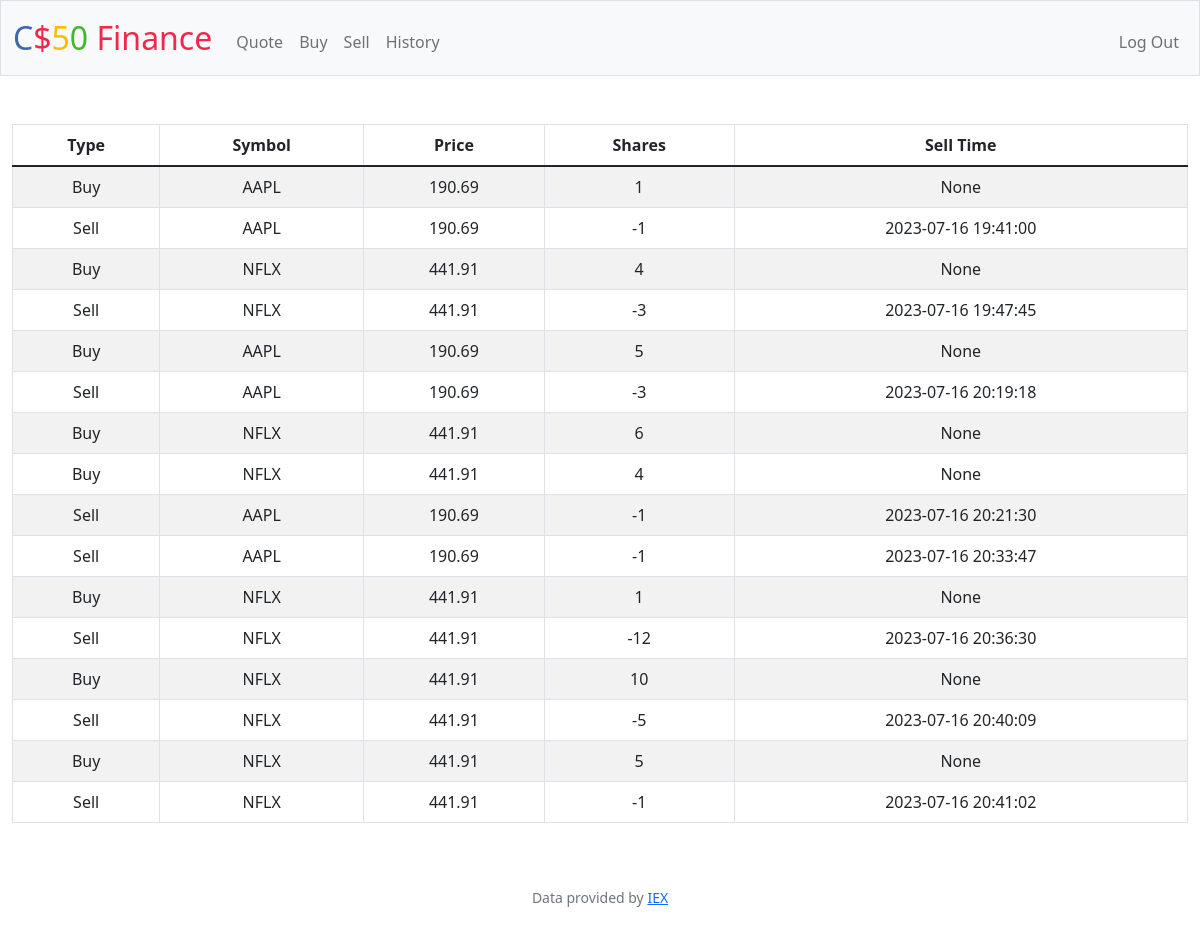
The app's page /history (signed in) with its own data.
### tables this page shows
CREATE TABLE transactions (
    id INTEGER PRIMARY KEY AUTOINCREMENT,
    user_id INTEGER NOT NULL,
    symbol TEXT NOT NULL,
    shares INTEGER NOT NULL,
    price REAL NOT NULL,
    buy_time DATETIME DEFAULT CURRENT_TIMESTAMP
, sell_time DATETIME DEFAULT NULL);

### app.py (the view)
@app.route("/history")
@login_required
def history():
    transactions = db.execute("SELECT * FROM transactions WHERE user_id = ?", session["user_id"])
    return render_template("history.html", transactions=transactions)

### app.py (called while the page is built)
@app.after_request
def after_request(response):
    response.headers["Cache-Control"] = "no-cache, no-store, must-revalidate"
    response.headers["Expires"] = 0
    response.headers["Pragma"] = "no-cache"
    return response

### helpers.py (called while the page is built)
def login_required(f):
    @wraps(f)
    def decorated_function(*args, **kwargs):
        if session.get("user_id") is None:
            return redirect("/login")
        return f(*args, **kwargs)
    return decorated_function

### templates/history.html (shortened to what this page needs)
{% extends "layout.html" %}
{% block main %}
    <table class="table table-striped table-bordered table-white">
        <thead class="thead-dark">
            <tr>
                <th>Type</th>
                <th>Symbol</th>
                <th>Price</th>
                <th>Shares</th>
                <th>Sell Time</th>
            </tr>
        </thead>
        <tbody>
            {% for transaction in transactions %}
                <tr>
                    <td>
                        {% if transaction.shares > 0 %}
                            Buy
                        {% else %}
                            Sell
                        {% endif %}
                    </td>
                    <td>{{ transaction.symbol }}</td>
                    <td>{{ transaction.price }}</td>
                    <td>{{ transaction.shares }}</td>
                    <td>{{ transaction.sell_time }}</td>
                </tr>
            {% endfor %}
        </tbody>
    </table>
{% endblock %}

### templates/layout.html (shortened to what this page needs)
<!DOCTYPE html>
<html lang="en">
    <head>
        <link href="https://cdn.jsdelivr.net/npm/bootstrap@5.1.3/dist/css/bootstrap.min.css" rel="stylesheet">
        <link href="/static/styles.css" rel="stylesheet">
    </head>
    <body>
        <nav class="bg-light border navbar navbar-expand-md navbar-light">
            <div class="container-fluid">
                <a class="navbar-brand" href="/"><span class="blue">C</span><span class="red">$</span><span class="yellow">5</span><span class="green">0</span> <span class="red">Finance</span></a>
                <div class="collapse navbar-collapse" id="navbar">
                    {% if session["user_id"] %}
                        <ul class="navbar-nav me-auto mt-2">
                            <li class="nav-item"><a class="nav-link" href="/quote">Quote</a></li>
                            <li class="nav-item"><a class="nav-link" href="/buy">Buy</a></li>
                            <li class="nav-item"><a class="nav-link" href="/sell">Sell</a></li>
                            <li class="nav-item"><a class="nav-link" href="/history">History</a></li>
                        </ul>
                        <ul class="navbar-nav ms-auto mt-2">
                            <li class="nav-item"><a class="nav-link" href="/logout">Log Out</a></li>
                        </ul>
                    {% else %}
                        <ul class="navbar-nav ms-auto mt-2">
                            <li class="nav-item"><a class="nav-link" href="/register">Register</a></li>
                            <li class="nav-item"><a class="nav-link" href="/login">Log In</a></li>
                        </ul>
                    {% endif %}
                </div>
            </div>
        </nav>
        <main class="container-fluid py-5 text-center">
            {% block main %}{% endblock %}
        </main>
        <footer class="mb-5 small text-center text-muted">
            Data provided by <a href="https://iexcloud.io/">IEX</a>
        </footer>
    </body>
</html>

### static/styles.css (style rules this page uses)
nav .navbar-brand { font-size: xx-large; }
nav .navbar-brand .blue { color: #4267B2; }
nav .navbar-brand .red { color: #F02849; }
nav .navbar-brand .yellow { color: #FDBB00; }
nav .navbar-brand .green { color: #42B72A; }
body { background-repeat: no-repeat; background-size: cover; }
.table-white { background-color: #fff !important; }

### records on screen
transactions: shows "Buy"
transactions: shows "Sell"
transactions: shows "Buy"
transactions: shows "Sell"
transactions: shows "Buy"
transactions: shows "Sell"
transactions: shows "Buy"
transactions: shows "Buy"
transactions: shows "Sell"
transactions: shows "Sell"
transactions: shows "Buy"
transactions: shows "Sell"
transactions: shows "Buy"
transactions: shows "Sell"
transactions: shows "Buy"
transactions: shows "Sell"
